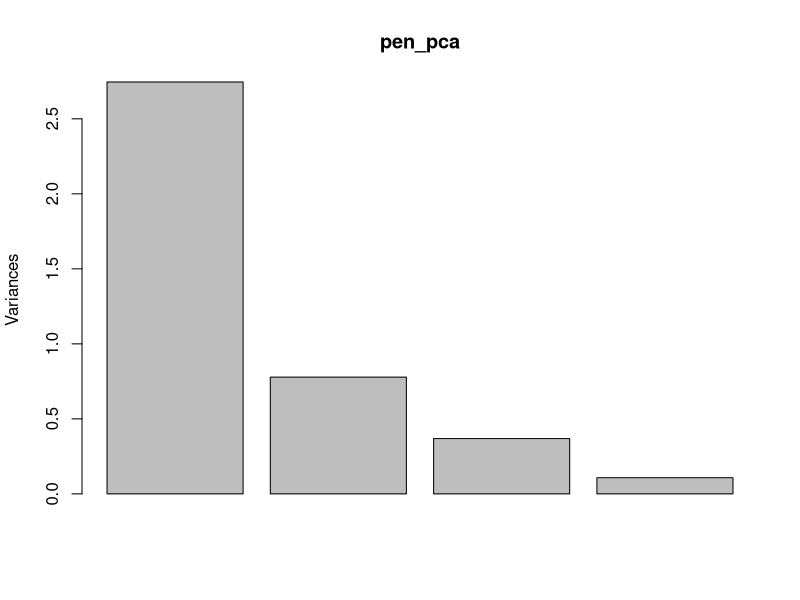
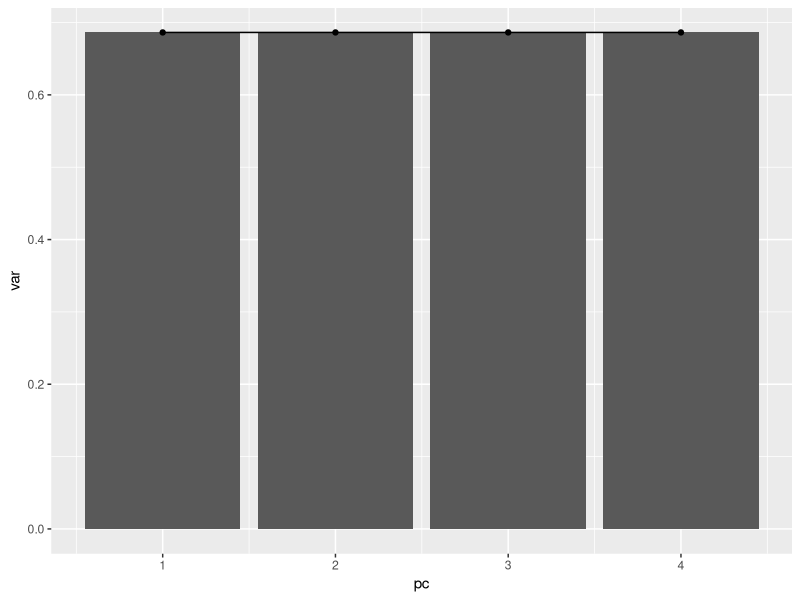

The R script that drew these images, in order:
# Amadi 03/22/22
#PCA
library(tidyverse)
library(palmerpenguins)

head(penguins)

pen_drop_na = penguins %>%
  drop_na() # NAs are not allowed in a PCA
head(pen_drop_na)
# Isolate the variables I want to use in my PCA
pen_num = pen_drop_na %>%
  select(ends_with("mm"), body_mass_g) 

# # Metadata associated with pen_num (maintain row order!)
# pen_meta = pen_drop_na %>%
#   select(species, sex, island, year)
# head(pen_num)

#Run PCA
pen_pca = prcomp(pen_num, scale.=TRUE, center=TRUE) #scale normalizes the 
#variables so each one has a chance to have an impact. Center makes the data 
#centered over zero
summary(pen_pca) #PC1 explains abt 69% of the variance in the data;
#PC2 explains abt 19% of the variation in the data
# so together we have a good one
print(pen_pca) # shows standard deviations and loadings
class(pen_pca)
str(pen_pca) # Examine structure of the variable
#x is where the principal components are contained;where your eigen values are contained
summary(pen_pca)$importance
proportion_variance = summary(pen_pca)
proportion_variance = summary(pen_pca)$importance[2,1]
#calculate proportion of variance
pen_pca$sdev^2/sum(pen_pca$sdev^2)

pen_pca$rotation
#the values from here are like correlation values (the eigen values)
#most of what PC2 explains has to do with bill length and bill depth

plot(pen_pca)
#PC1 variance comes first

#scree plot
pca_scree = data.frame(pc=(1:4), var = proportion_variance)
ggplot(aes(x=pc, y=var), data=pca_scree) +
  geom_col()+
  geom_point()+
  geom_line()
